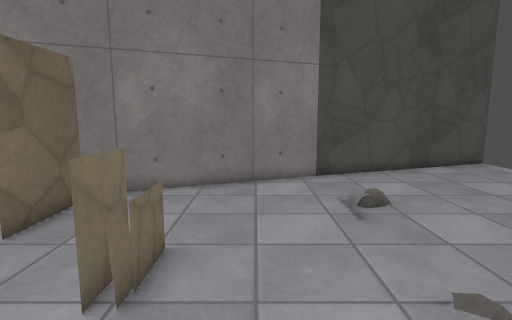
[1] (above)

12 first-person views from a walk through a 3-D level made in the Godot game engine. The camera is 1.3 m above the floor, tilts 8° down and sees 80° across. The floor is counted in squares, 0.5 m on a side. Each view is taken from the middle of a square. On the plan, view 1 faces up. The plan holds only what a view shows up to about 20 squares ahead; the rest is blank. Surface patterns are stand-ins for the level's own textures.

[2]
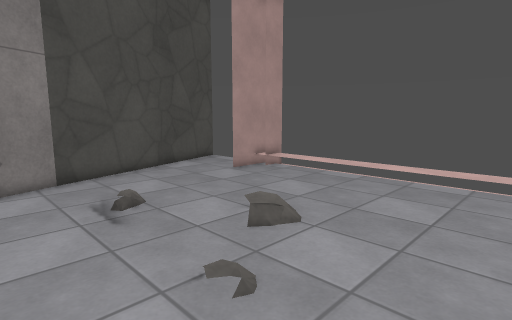

[3]
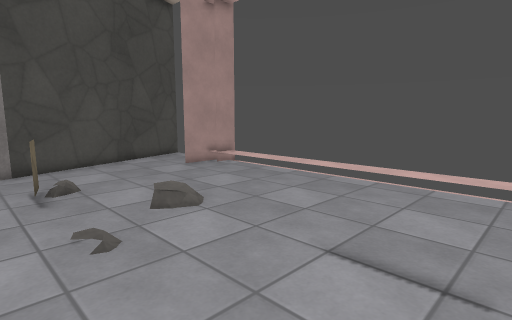

[4]
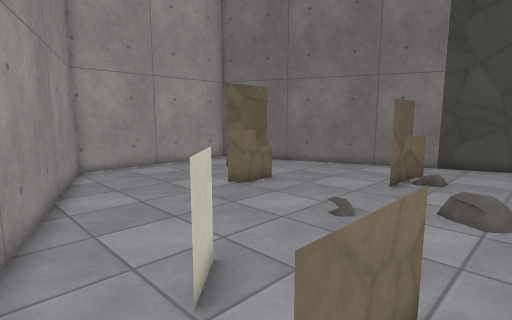

[5]
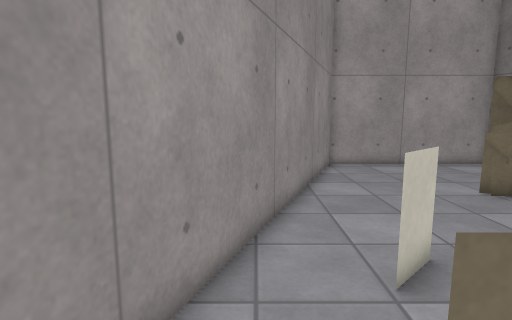

[6]
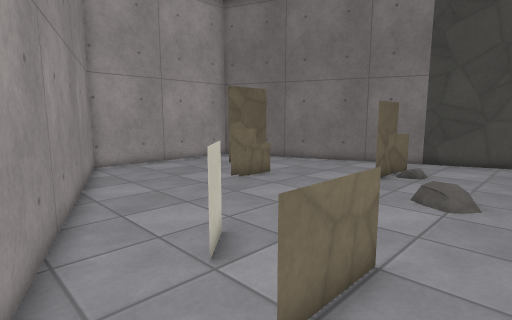

[7]
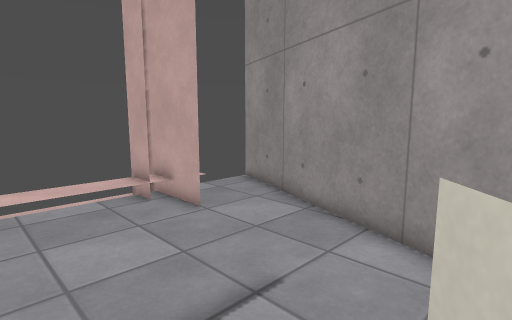

[8]
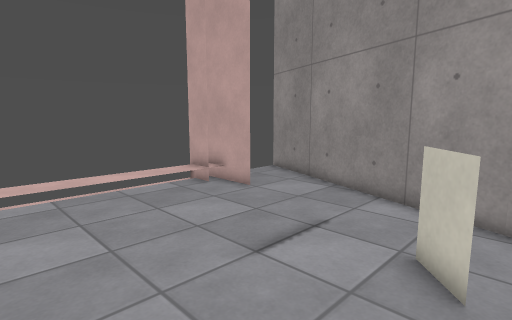

[9]
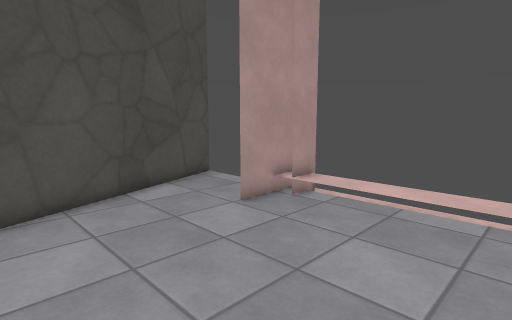

[10]
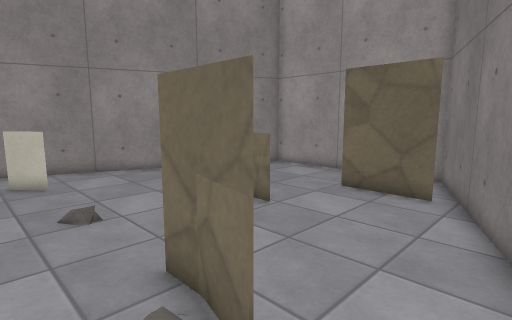

[11]
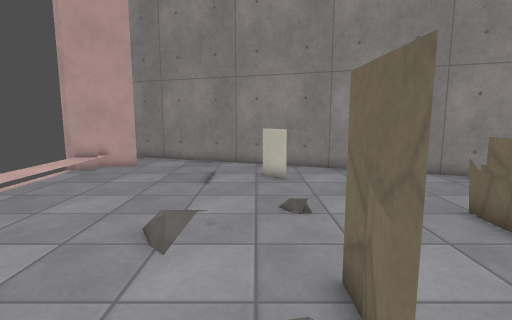

[12]
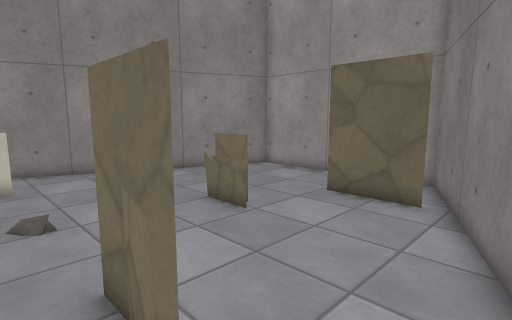

### Floor plan
Key: @ floor where view 1 was taken; # wall or solid block; . floor; / step, stairs or slope; = window, fence, low wall or low ledge; B block; O other object.
Columns run from 9 left of view 1 to 14 right of it. Each row starts with its distance up from view 1.
 17                     ###
 16                  ####.
 15                ###....
 14             ### ......
 13          ####........
 12        ###.........#####
 11     ####.............##
 10    ##................//
  9 #####.......O........//
  8 #.  #.......#........//
  7 #..##.......#........//
  6 #......=......./.....//
  5 #......=......///....//
  4 #......O.............//
  3 #....................//
  2 #....................//
  1 #....................//
  0 ###......@.....=.....//
 -1   ###.......B..=.....//
 -2     ####.......=.....//
 -3        ###.....=.....##
 -4          ####......#####
 -5             ###......O
 -6               ####....
 -7                  ####.
 -8                     ###

Positions as (right, up) in squares from view 1, and headings:
1: (0, 0), facing up
2: (0, 0), facing up-right
3: (1, -3), facing up-right
4: (7, -4), facing up-left
5: (8, -4), facing left
6: (8, -5), facing up-left
7: (3, 1), facing down-right
8: (2, 4), facing down-right
9: (4, 5), facing up-right
10: (5, 12), facing down-left
11: (4, 12), facing down
12: (4, 12), facing down-left
